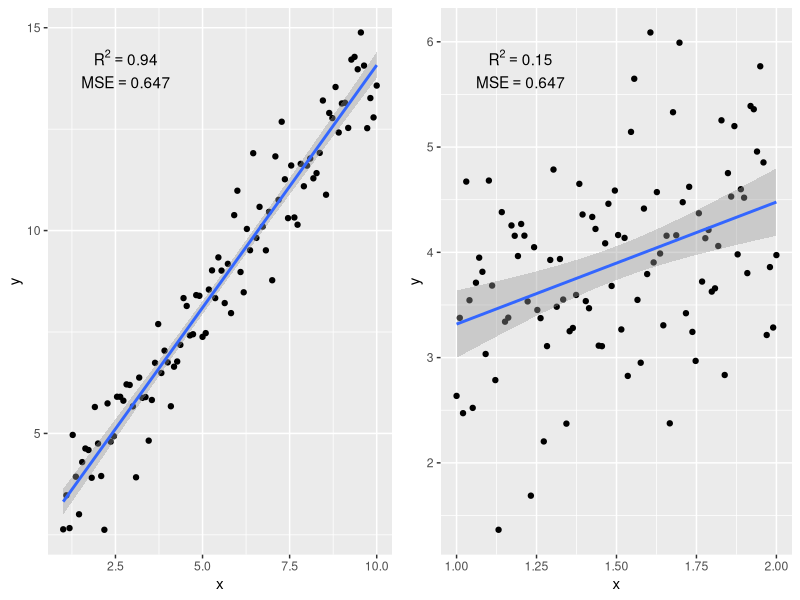
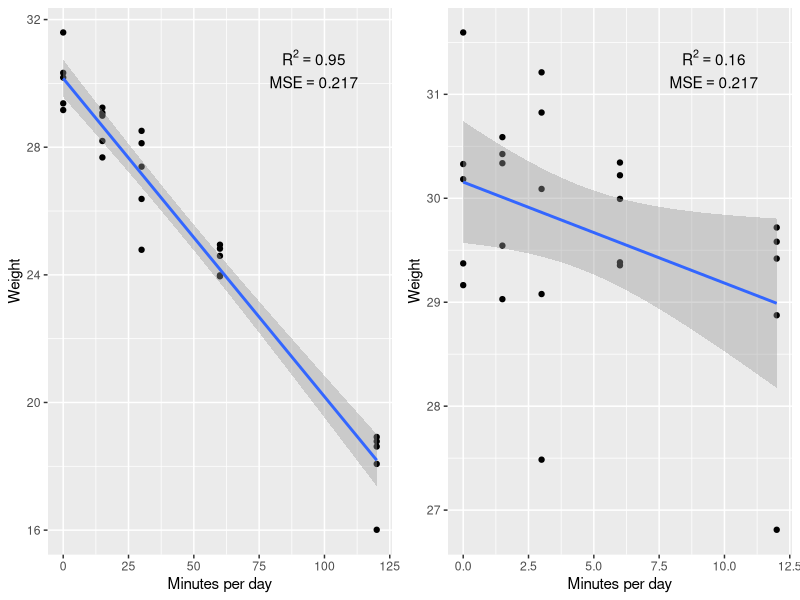
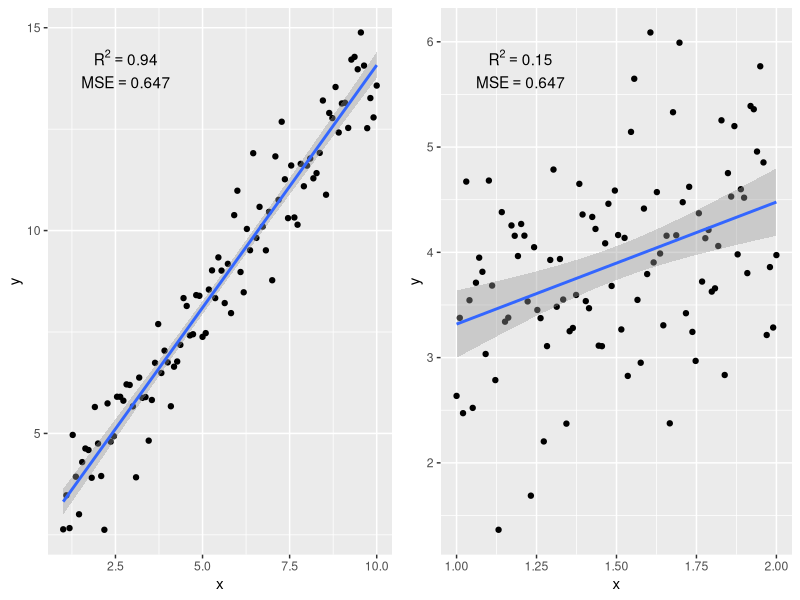

Here is the R script that generated these plots, in order:
## ---- chunk 1
knitr::opts_chunk$set(echo = TRUE)

library(ggplot2)
library(cowplot)
## ---- chunk 2
plot_it <- function(x, y, x_lab="x", y_lab="y"){
  m1 <- lm(y ~ x)
  R2 <- summary(m1)$r.squared
  MSE <- sum((fitted(m1) - y)^2)/100
  if(coef(m1)[2] > 0){
   x_pos <- min(x) + (max(x) - min(x))/5
  }else{
   x_pos <- max(x) - (max(x) - min(x))/5
  }
  y_pos <- max(y) - (max(y) - min(y))/20
  y_inc <- (max(y) - min(y))/20
  gg <- qplot(x,y) +
    geom_smooth(method = "lm") +
    annotate(geom = "text",
             x = x_pos,
             y = y_pos,
             label = paste("R^2 ==", round(R2,2)),
             parse = TRUE
    ) +
    annotate(geom = "text",
             x = x_pos,
             y = y_pos - y_inc,
             label = paste("MSE ==", round(MSE,3)),
             parse = TRUE
    ) +
    xlab(x_lab) +
    ylab(y_lab) +
    NULL
  
  return(gg)  
}

## ---- chunk 3
set.seed(1)
x <- seq(1,10,length.out = 100)
y <- 2 + 1.2*x + rnorm(100,0,sd = 0.9)
gg1 <- plot_it(x,y)

set.seed(1)
x <- seq(1,2,length.out = 100)       # new range of x
y <- 2 + 1.2*x + rnorm(100,0,sd = 0.9)
gg2 <- plot_it(x,y)
plot_grid(gg1, gg2, nrow=1)


## ---- chunk 4
set.seed(1)
minutes_per_day <- rep(c(0,15,30,60,120), each = 5)
weight <- 30 + -0.1*minutes_per_day + rnorm(25, 0, sd = 1)
gg1 <- plot_it(minutes_per_day,
               weight,
               x_lab = "Minutes per day",
               y_lab = "Weight")

set.seed(1)
minutes_per_day <- rep(c(0,1.5,3,6,12), each = 5)
weight <- 30 + -0.1*minutes_per_day + rnorm(25, 0, sd = 1)
gg2 <- plot_it(minutes_per_day,
               weight,
               x_lab = "Minutes per day",
               y_lab = "Weight")
plot_grid(gg1, gg2, nrow=1)

## ---- chunk 5
set.seed(1)
x <- seq(1,10,length.out = 100)
y <- 2 + 1.2*x + rnorm(100,0,sd = 0.9)
gg1 <- plot_it(x,y)

set.seed(1)
x <- seq(1,2,length.out = 100)       # new range of x
y <- 2 + 1.2*x + rnorm(100,0,sd = 0.9)
gg2 <- plot_it(x,y)
plot_grid(gg1, gg2, nrow=1)

